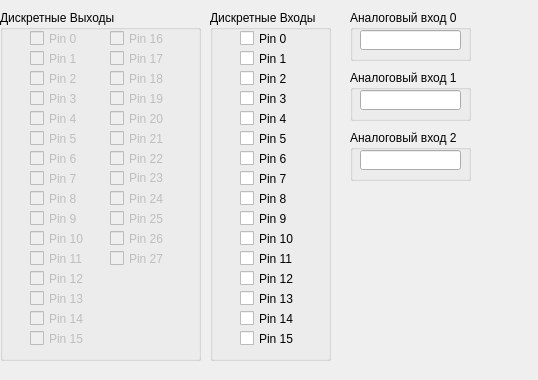
<?xml version="1.0" encoding="UTF-8"?>
<ui version="4.0">
 <class>Form</class>
 <widget class="QWidget" name="Form">
  <property name="geometry">
   <rect>
    <x>0</x>
    <y>0</y>
    <width>538</width>
    <height>380</height>
   </rect>
  </property>
  <property name="sizePolicy">
   <sizepolicy hsizetype="Preferred" vsizetype="Expanding">
    <horstretch>0</horstretch>
    <verstretch>0</verstretch>
   </sizepolicy>
  </property>
  <property name="minimumSize">
   <size>
    <width>0</width>
    <height>380</height>
   </size>
  </property>
  <property name="windowTitle">
   <string>IO Board 0</string>
  </property>
  <property name="styleSheet">
   <string notr="true">&quot;addr&quot; : 1, &quot;class&quot;: &quot;DeviceModbus&quot;, &quot;script&quot;: &quot;IOBoard_0.py&quot;</string>
  </property>
  <widget class="QGroupBox" name="groupBox">
   <property name="geometry">
    <rect>
     <x>210</x>
     <y>10</y>
     <width>121</width>
     <height>351</height>
    </rect>
   </property>
   <property name="title">
    <string>Дискретные Входы</string>
   </property>
   <widget class="QCheckBox" name="checkPin_0">
    <property name="geometry">
     <rect>
      <x>30</x>
      <y>20</y>
      <width>61</width>
      <height>17</height>
     </rect>
    </property>
    <property name="styleSheet">
     <string notr="true">&quot;func&quot;: 2, &quot;addr&quot;: 0</string>
    </property>
    <property name="text">
     <string>Pin 0</string>
    </property>
   </widget>
   <widget class="QCheckBox" name="checkPin_1">
    <property name="geometry">
     <rect>
      <x>30</x>
      <y>40</y>
      <width>61</width>
      <height>17</height>
     </rect>
    </property>
    <property name="styleSheet">
     <string notr="true">&quot;func&quot;: 2, &quot;addr&quot;: 1</string>
    </property>
    <property name="text">
     <string>Pin 1</string>
    </property>
   </widget>
   <widget class="QCheckBox" name="checkPin_2">
    <property name="geometry">
     <rect>
      <x>30</x>
      <y>60</y>
      <width>61</width>
      <height>17</height>
     </rect>
    </property>
    <property name="styleSheet">
     <string notr="true">&quot;func&quot;: 2, &quot;addr&quot;: 2</string>
    </property>
    <property name="text">
     <string>Pin 2</string>
    </property>
   </widget>
   <widget class="QCheckBox" name="checkPin_3">
    <property name="geometry">
     <rect>
      <x>30</x>
      <y>80</y>
      <width>61</width>
      <height>17</height>
     </rect>
    </property>
    <property name="styleSheet">
     <string notr="true">&quot;func&quot;: 2, &quot;addr&quot;: 3</string>
    </property>
    <property name="text">
     <string>Pin 3</string>
    </property>
   </widget>
   <widget class="QCheckBox" name="checkPin_4">
    <property name="geometry">
     <rect>
      <x>30</x>
      <y>100</y>
      <width>61</width>
      <height>17</height>
     </rect>
    </property>
    <property name="styleSheet">
     <string notr="true">&quot;func&quot;: 2, &quot;addr&quot;: 4</string>
    </property>
    <property name="text">
     <string>Pin 4</string>
    </property>
   </widget>
   <widget class="QCheckBox" name="checkPin_5">
    <property name="geometry">
     <rect>
      <x>30</x>
      <y>120</y>
      <width>61</width>
      <height>17</height>
     </rect>
    </property>
    <property name="styleSheet">
     <string notr="true">&quot;func&quot;: 2, &quot;addr&quot;: 5</string>
    </property>
    <property name="text">
     <string>Pin 5</string>
    </property>
   </widget>
   <widget class="QCheckBox" name="checkPin_6">
    <property name="geometry">
     <rect>
      <x>30</x>
      <y>140</y>
      <width>61</width>
      <height>17</height>
     </rect>
    </property>
    <property name="styleSheet">
     <string notr="true">&quot;func&quot;: 2, &quot;addr&quot;: 6</string>
    </property>
    <property name="text">
     <string>Pin 6</string>
    </property>
   </widget>
   <widget class="QCheckBox" name="checkPin_7">
    <property name="geometry">
     <rect>
      <x>30</x>
      <y>160</y>
      <width>61</width>
      <height>17</height>
     </rect>
    </property>
    <property name="styleSheet">
     <string notr="true">&quot;func&quot;: 2, &quot;addr&quot;: 7</string>
    </property>
    <property name="text">
     <string>Pin 7</string>
    </property>
   </widget>
   <widget class="QCheckBox" name="checkPin_8">
    <property name="geometry">
     <rect>
      <x>30</x>
      <y>180</y>
      <width>61</width>
      <height>17</height>
     </rect>
    </property>
    <property name="styleSheet">
     <string notr="true">&quot;func&quot;: 2, &quot;addr&quot;: 8</string>
    </property>
    <property name="text">
     <string>Pin 8</string>
    </property>
   </widget>
   <widget class="QCheckBox" name="checkPin_9">
    <property name="geometry">
     <rect>
      <x>30</x>
      <y>200</y>
      <width>61</width>
      <height>17</height>
     </rect>
    </property>
    <property name="styleSheet">
     <string notr="true">&quot;func&quot;: 2, &quot;addr&quot;: 9</string>
    </property>
    <property name="text">
     <string>Pin 9</string>
    </property>
   </widget>
   <widget class="QCheckBox" name="checkPin_10">
    <property name="geometry">
     <rect>
      <x>30</x>
      <y>220</y>
      <width>61</width>
      <height>17</height>
     </rect>
    </property>
    <property name="styleSheet">
     <string notr="true">&quot;func&quot;: 2, &quot;addr&quot;: 10</string>
    </property>
    <property name="text">
     <string>Pin 10</string>
    </property>
   </widget>
   <widget class="QCheckBox" name="checkPin_11">
    <property name="geometry">
     <rect>
      <x>30</x>
      <y>240</y>
      <width>61</width>
      <height>17</height>
     </rect>
    </property>
    <property name="styleSheet">
     <string notr="true">&quot;func&quot;: 2, &quot;addr&quot;: 11</string>
    </property>
    <property name="text">
     <string>Pin 11</string>
    </property>
   </widget>
   <widget class="QCheckBox" name="checkPin_12">
    <property name="geometry">
     <rect>
      <x>30</x>
      <y>260</y>
      <width>61</width>
      <height>17</height>
     </rect>
    </property>
    <property name="styleSheet">
     <string notr="true">&quot;func&quot;: 2, &quot;addr&quot;: 12</string>
    </property>
    <property name="text">
     <string>Pin 12</string>
    </property>
   </widget>
   <widget class="QCheckBox" name="checkPin_13">
    <property name="geometry">
     <rect>
      <x>30</x>
      <y>280</y>
      <width>61</width>
      <height>17</height>
     </rect>
    </property>
    <property name="styleSheet">
     <string notr="true">&quot;func&quot;: 2, &quot;addr&quot;: 13</string>
    </property>
    <property name="text">
     <string>Pin 13</string>
    </property>
   </widget>
   <widget class="QCheckBox" name="checkPin_14">
    <property name="geometry">
     <rect>
      <x>30</x>
      <y>300</y>
      <width>61</width>
      <height>17</height>
     </rect>
    </property>
    <property name="styleSheet">
     <string notr="true">&quot;func&quot;: 2, &quot;addr&quot;: 14</string>
    </property>
    <property name="text">
     <string>Pin 14</string>
    </property>
   </widget>
   <widget class="QCheckBox" name="checkPin_15">
    <property name="geometry">
     <rect>
      <x>30</x>
      <y>320</y>
      <width>61</width>
      <height>17</height>
     </rect>
    </property>
    <property name="styleSheet">
     <string notr="true">&quot;func&quot;: 2, &quot;addr&quot;: 15</string>
    </property>
    <property name="text">
     <string>Pin 15</string>
    </property>
   </widget>
  </widget>
  <widget class="QGroupBox" name="groupBox_2">
   <property name="geometry">
    <rect>
     <x>350</x>
     <y>10</y>
     <width>121</width>
     <height>51</height>
    </rect>
   </property>
   <property name="title">
    <string>Аналоговый вход 0</string>
   </property>
   <widget class="QLineEdit" name="listAnalogInput_0">
    <property name="geometry">
     <rect>
      <x>10</x>
      <y>20</y>
      <width>101</width>
      <height>20</height>
     </rect>
    </property>
    <property name="styleSheet">
     <string notr="true">&quot;func&quot;:4, &quot;addr&quot;: 0</string>
    </property>
    <property name="maxLength">
     <number>4</number>
    </property>
   </widget>
  </widget>
  <widget class="QGroupBox" name="groupBox_3">
   <property name="geometry">
    <rect>
     <x>350</x>
     <y>70</y>
     <width>121</width>
     <height>51</height>
    </rect>
   </property>
   <property name="title">
    <string>Аналоговый вход 1</string>
   </property>
   <widget class="QLineEdit" name="listAnalogInput_1">
    <property name="geometry">
     <rect>
      <x>10</x>
      <y>20</y>
      <width>101</width>
      <height>20</height>
     </rect>
    </property>
    <property name="styleSheet">
     <string notr="true">&quot;func&quot;:4, &quot;addr&quot;: 1</string>
    </property>
    <property name="maxLength">
     <number>4</number>
    </property>
   </widget>
  </widget>
  <widget class="QGroupBox" name="groupBox_4">
   <property name="geometry">
    <rect>
     <x>350</x>
     <y>130</y>
     <width>121</width>
     <height>51</height>
    </rect>
   </property>
   <property name="title">
    <string>Аналоговый вход 2</string>
   </property>
   <widget class="QLineEdit" name="listAnalogInput_2">
    <property name="geometry">
     <rect>
      <x>10</x>
      <y>20</y>
      <width>101</width>
      <height>20</height>
     </rect>
    </property>
    <property name="styleSheet">
     <string notr="true">&quot;func&quot;:4, &quot;addr&quot;: 2</string>
    </property>
    <property name="maxLength">
     <number>4</number>
    </property>
   </widget>
  </widget>
  <widget class="QGroupBox" name="groupBox_5">
   <property name="geometry">
    <rect>
     <x>0</x>
     <y>10</y>
     <width>201</width>
     <height>351</height>
    </rect>
   </property>
   <property name="title">
    <string>Дискретные Выходы</string>
   </property>
   <widget class="QCheckBox" name="checkPinO_0">
    <property name="enabled">
     <bool>false</bool>
    </property>
    <property name="geometry">
     <rect>
      <x>30</x>
      <y>20</y>
      <width>61</width>
      <height>17</height>
     </rect>
    </property>
    <property name="styleSheet">
     <string notr="true">&quot;func&quot;: 5, &quot;addr&quot;: 0</string>
    </property>
    <property name="text">
     <string>Pin 0</string>
    </property>
   </widget>
   <widget class="QCheckBox" name="checkPin_17">
    <property name="enabled">
     <bool>false</bool>
    </property>
    <property name="geometry">
     <rect>
      <x>30</x>
      <y>40</y>
      <width>61</width>
      <height>17</height>
     </rect>
    </property>
    <property name="styleSheet">
     <string notr="true">&quot;func&quot;: 5, &quot;addr&quot;: 1</string>
    </property>
    <property name="text">
     <string>Pin 1</string>
    </property>
   </widget>
   <widget class="QCheckBox" name="checkPin_18">
    <property name="enabled">
     <bool>false</bool>
    </property>
    <property name="geometry">
     <rect>
      <x>30</x>
      <y>60</y>
      <width>61</width>
      <height>17</height>
     </rect>
    </property>
    <property name="styleSheet">
     <string notr="true">&quot;func&quot;: 5, &quot;addr&quot;: 2</string>
    </property>
    <property name="text">
     <string>Pin 2</string>
    </property>
   </widget>
   <widget class="QCheckBox" name="checkPin_19">
    <property name="enabled">
     <bool>false</bool>
    </property>
    <property name="geometry">
     <rect>
      <x>30</x>
      <y>80</y>
      <width>61</width>
      <height>17</height>
     </rect>
    </property>
    <property name="styleSheet">
     <string notr="true">&quot;func&quot;: 5, &quot;addr&quot;: 3</string>
    </property>
    <property name="text">
     <string>Pin 3</string>
    </property>
   </widget>
   <widget class="QCheckBox" name="checkPin_20">
    <property name="enabled">
     <bool>false</bool>
    </property>
    <property name="geometry">
     <rect>
      <x>30</x>
      <y>100</y>
      <width>61</width>
      <height>17</height>
     </rect>
    </property>
    <property name="styleSheet">
     <string notr="true">&quot;func&quot;: 5, &quot;addr&quot;: 4</string>
    </property>
    <property name="text">
     <string>Pin 4</string>
    </property>
   </widget>
   <widget class="QCheckBox" name="checkPin_21">
    <property name="enabled">
     <bool>false</bool>
    </property>
    <property name="geometry">
     <rect>
      <x>30</x>
      <y>120</y>
      <width>61</width>
      <height>17</height>
     </rect>
    </property>
    <property name="styleSheet">
     <string notr="true">&quot;func&quot;: 5, &quot;addr&quot;: 5</string>
    </property>
    <property name="text">
     <string>Pin 5</string>
    </property>
   </widget>
   <widget class="QCheckBox" name="checkPin_22">
    <property name="enabled">
     <bool>false</bool>
    </property>
    <property name="geometry">
     <rect>
      <x>30</x>
      <y>140</y>
      <width>61</width>
      <height>17</height>
     </rect>
    </property>
    <property name="styleSheet">
     <string notr="true">&quot;func&quot;: 5, &quot;addr&quot;: 6</string>
    </property>
    <property name="text">
     <string>Pin 6</string>
    </property>
   </widget>
   <widget class="QCheckBox" name="checkPin_23">
    <property name="enabled">
     <bool>false</bool>
    </property>
    <property name="geometry">
     <rect>
      <x>30</x>
      <y>160</y>
      <width>61</width>
      <height>17</height>
     </rect>
    </property>
    <property name="styleSheet">
     <string notr="true">&quot;func&quot;: 5, &quot;addr&quot;: 7</string>
    </property>
    <property name="text">
     <string>Pin 7</string>
    </property>
   </widget>
   <widget class="QCheckBox" name="checkPin_24">
    <property name="enabled">
     <bool>false</bool>
    </property>
    <property name="geometry">
     <rect>
      <x>30</x>
      <y>180</y>
      <width>61</width>
      <height>17</height>
     </rect>
    </property>
    <property name="styleSheet">
     <string notr="true">&quot;func&quot;: 5, &quot;addr&quot;: 8</string>
    </property>
    <property name="text">
     <string>Pin 8</string>
    </property>
   </widget>
   <widget class="QCheckBox" name="checkPin_25">
    <property name="enabled">
     <bool>false</bool>
    </property>
    <property name="geometry">
     <rect>
      <x>30</x>
      <y>200</y>
      <width>61</width>
      <height>17</height>
     </rect>
    </property>
    <property name="styleSheet">
     <string notr="true">&quot;func&quot;: 5, &quot;addr&quot;: 9</string>
    </property>
    <property name="text">
     <string>Pin 9</string>
    </property>
   </widget>
   <widget class="QCheckBox" name="checkPin_26">
    <property name="enabled">
     <bool>false</bool>
    </property>
    <property name="geometry">
     <rect>
      <x>30</x>
      <y>220</y>
      <width>61</width>
      <height>17</height>
     </rect>
    </property>
    <property name="styleSheet">
     <string notr="true">&quot;func&quot;: 5, &quot;addr&quot;: 10</string>
    </property>
    <property name="text">
     <string>Pin 10</string>
    </property>
   </widget>
   <widget class="QCheckBox" name="checkPin_27">
    <property name="enabled">
     <bool>false</bool>
    </property>
    <property name="geometry">
     <rect>
      <x>30</x>
      <y>240</y>
      <width>61</width>
      <height>17</height>
     </rect>
    </property>
    <property name="styleSheet">
     <string notr="true">&quot;func&quot;: 5, &quot;addr&quot;: 11</string>
    </property>
    <property name="text">
     <string>Pin 11</string>
    </property>
   </widget>
   <widget class="QCheckBox" name="checkPin_28">
    <property name="enabled">
     <bool>false</bool>
    </property>
    <property name="geometry">
     <rect>
      <x>30</x>
      <y>260</y>
      <width>61</width>
      <height>17</height>
     </rect>
    </property>
    <property name="styleSheet">
     <string notr="true">&quot;func&quot;: 5, &quot;addr&quot;: 12</string>
    </property>
    <property name="text">
     <string>Pin 12</string>
    </property>
   </widget>
   <widget class="QCheckBox" name="checkPin_29">
    <property name="enabled">
     <bool>false</bool>
    </property>
    <property name="geometry">
     <rect>
      <x>30</x>
      <y>280</y>
      <width>61</width>
      <height>17</height>
     </rect>
    </property>
    <property name="styleSheet">
     <string notr="true">&quot;func&quot;: 5, &quot;addr&quot;: 13</string>
    </property>
    <property name="text">
     <string>Pin 13</string>
    </property>
   </widget>
   <widget class="QCheckBox" name="checkPin_30">
    <property name="enabled">
     <bool>false</bool>
    </property>
    <property name="geometry">
     <rect>
      <x>30</x>
      <y>300</y>
      <width>61</width>
      <height>17</height>
     </rect>
    </property>
    <property name="styleSheet">
     <string notr="true">&quot;func&quot;: 5, &quot;addr&quot;: 14</string>
    </property>
    <property name="text">
     <string>Pin 14</string>
    </property>
   </widget>
   <widget class="QCheckBox" name="checkPin_31">
    <property name="enabled">
     <bool>false</bool>
    </property>
    <property name="geometry">
     <rect>
      <x>30</x>
      <y>320</y>
      <width>61</width>
      <height>17</height>
     </rect>
    </property>
    <property name="styleSheet">
     <string notr="true">&quot;func&quot;: 5, &quot;addr&quot;: 15</string>
    </property>
    <property name="text">
     <string>Pin 15</string>
    </property>
   </widget>
   <widget class="QCheckBox" name="checkPin_40">
    <property name="enabled">
     <bool>false</bool>
    </property>
    <property name="geometry">
     <rect>
      <x>110</x>
      <y>200</y>
      <width>61</width>
      <height>17</height>
     </rect>
    </property>
    <property name="styleSheet">
     <string notr="true">&quot;func&quot;: 5, &quot;addr&quot;: 25</string>
    </property>
    <property name="text">
     <string>Pin 25</string>
    </property>
   </widget>
   <widget class="QCheckBox" name="checkPin_41">
    <property name="enabled">
     <bool>false</bool>
    </property>
    <property name="geometry">
     <rect>
      <x>110</x>
      <y>220</y>
      <width>61</width>
      <height>17</height>
     </rect>
    </property>
    <property name="styleSheet">
     <string notr="true">&quot;func&quot;: 5, &quot;addr&quot;: 26</string>
    </property>
    <property name="text">
     <string>Pin 26</string>
    </property>
   </widget>
   <widget class="QCheckBox" name="checkPin_42">
    <property name="enabled">
     <bool>false</bool>
    </property>
    <property name="geometry">
     <rect>
      <x>110</x>
      <y>240</y>
      <width>61</width>
      <height>17</height>
     </rect>
    </property>
    <property name="styleSheet">
     <string notr="true">&quot;func&quot;: 5, &quot;addr&quot;: 27</string>
    </property>
    <property name="text">
     <string>Pin 27</string>
    </property>
   </widget>
   <widget class="QCheckBox" name="checkPin_38">
    <property name="enabled">
     <bool>false</bool>
    </property>
    <property name="geometry">
     <rect>
      <x>110</x>
      <y>160</y>
      <width>61</width>
      <height>16</height>
     </rect>
    </property>
    <property name="styleSheet">
     <string notr="true">&quot;func&quot;: 5, &quot;addr&quot;: 23</string>
    </property>
    <property name="text">
     <string>Pin 23</string>
    </property>
   </widget>
   <widget class="QCheckBox" name="checkPin_32">
    <property name="enabled">
     <bool>false</bool>
    </property>
    <property name="geometry">
     <rect>
      <x>110</x>
      <y>20</y>
      <width>61</width>
      <height>17</height>
     </rect>
    </property>
    <property name="styleSheet">
     <string notr="true">&quot;func&quot;: 5, &quot;addr&quot;: 16</string>
    </property>
    <property name="text">
     <string>Pin 16</string>
    </property>
   </widget>
   <widget class="QCheckBox" name="checkPinO_1">
    <property name="enabled">
     <bool>false</bool>
    </property>
    <property name="geometry">
     <rect>
      <x>110</x>
      <y>140</y>
      <width>61</width>
      <height>17</height>
     </rect>
    </property>
    <property name="styleSheet">
     <string notr="true">&quot;func&quot;: 5, &quot;addr&quot;: 22</string>
    </property>
    <property name="text">
     <string>Pin 22</string>
    </property>
   </widget>
   <widget class="QCheckBox" name="checkPin_35">
    <property name="enabled">
     <bool>false</bool>
    </property>
    <property name="geometry">
     <rect>
      <x>110</x>
      <y>80</y>
      <width>61</width>
      <height>17</height>
     </rect>
    </property>
    <property name="styleSheet">
     <string notr="true">&quot;func&quot;: 5, &quot;addr&quot;: 19</string>
    </property>
    <property name="text">
     <string>Pin 19</string>
    </property>
   </widget>
   <widget class="QCheckBox" name="checkPin_36">
    <property name="enabled">
     <bool>false</bool>
    </property>
    <property name="geometry">
     <rect>
      <x>110</x>
      <y>100</y>
      <width>61</width>
      <height>17</height>
     </rect>
    </property>
    <property name="styleSheet">
     <string notr="true">&quot;func&quot;: 5, &quot;addr&quot;: 20</string>
    </property>
    <property name="text">
     <string>Pin 20</string>
    </property>
   </widget>
   <widget class="QCheckBox" name="checkPin_33">
    <property name="enabled">
     <bool>false</bool>
    </property>
    <property name="geometry">
     <rect>
      <x>110</x>
      <y>40</y>
      <width>61</width>
      <height>17</height>
     </rect>
    </property>
    <property name="styleSheet">
     <string notr="true">&quot;func&quot;: 5, &quot;addr&quot;: 17</string>
    </property>
    <property name="text">
     <string>Pin 17</string>
    </property>
   </widget>
   <widget class="QCheckBox" name="checkPin_39">
    <property name="enabled">
     <bool>false</bool>
    </property>
    <property name="geometry">
     <rect>
      <x>110</x>
      <y>180</y>
      <width>61</width>
      <height>17</height>
     </rect>
    </property>
    <property name="styleSheet">
     <string notr="true">&quot;func&quot;: 5, &quot;addr&quot;: 24</string>
    </property>
    <property name="text">
     <string>Pin 24</string>
    </property>
   </widget>
   <widget class="QCheckBox" name="checkPin_37">
    <property name="enabled">
     <bool>false</bool>
    </property>
    <property name="geometry">
     <rect>
      <x>110</x>
      <y>120</y>
      <width>61</width>
      <height>17</height>
     </rect>
    </property>
    <property name="styleSheet">
     <string notr="true">&quot;func&quot;: 5, &quot;addr&quot;: 21</string>
    </property>
    <property name="text">
     <string>Pin 21</string>
    </property>
   </widget>
   <widget class="QCheckBox" name="checkPin_34">
    <property name="enabled">
     <bool>false</bool>
    </property>
    <property name="geometry">
     <rect>
      <x>110</x>
      <y>60</y>
      <width>61</width>
      <height>17</height>
     </rect>
    </property>
    <property name="styleSheet">
     <string notr="true">&quot;func&quot;: 5, &quot;addr&quot;: 18</string>
    </property>
    <property name="text">
     <string>Pin 18</string>
    </property>
   </widget>
  </widget>
 </widget>
 <resources/>
 <connections/>
</ui>
